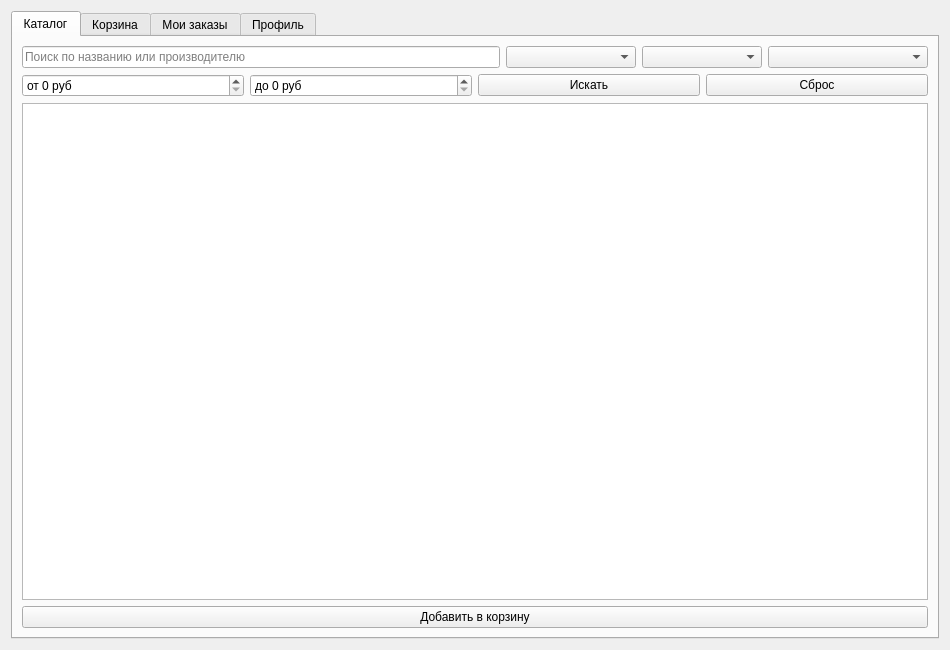
<?xml version="1.0" encoding="UTF-8"?>
<ui version="4.0">
 <class>BuyerForm</class>
 <widget class="QWidget" name="BuyerForm">
  <property name="geometry">
   <rect><x>0</x><y>0</y><width>950</width><height>650</height></rect>
  </property>
  <property name="windowTitle">
   <string>Личный кабинет покупателя</string>
  </property>
  <layout class="QVBoxLayout" name="mainLayout">
   <item>
    <widget class="QTabWidget" name="tabs">

     <!-- Вкладка Каталог -->
     <widget class="QWidget" name="catalog_tab">
      <attribute name="title"><string>Каталог</string></attribute>
      <layout class="QVBoxLayout" name="catalog_layout">
       <item>
        <layout class="QHBoxLayout" name="cat_filter_1">
         <item>
          <widget class="QLineEdit" name="search_edit">
           <property name="placeholderText"><string>Поиск по названию или производителю</string></property>
          </widget>
         </item>
         <item>
          <widget class="QComboBox" name="category_combo">
           <property name="minimumSize"><size><width>130</width><height>0</height></size></property>
          </widget>
         </item>
         <item>
          <widget class="QComboBox" name="material_combo">
           <property name="minimumSize"><size><width>120</width><height>0</height></size></property>
          </widget>
         </item>
         <item>
          <widget class="QComboBox" name="purpose_combo">
           <property name="minimumSize"><size><width>160</width><height>0</height></size></property>
          </widget>
         </item>
        </layout>
       </item>
       <item>
        <layout class="QHBoxLayout" name="cat_filter_2">
         <item>
          <widget class="QSpinBox" name="price_min">
           <property name="maximum"><number>999999</number></property>
           <property name="prefix"><string>от </string></property>
           <property name="suffix"><string> руб</string></property>
          </widget>
         </item>
         <item>
          <widget class="QSpinBox" name="price_max">
           <property name="maximum"><number>999999</number></property>
           <property name="prefix"><string>до </string></property>
           <property name="suffix"><string> руб</string></property>
          </widget>
         </item>
         <item>
          <widget class="QPushButton" name="search_btn">
           <property name="text"><string>Искать</string></property>
          </widget>
         </item>
         <item>
          <widget class="QPushButton" name="reset_btn">
           <property name="text"><string>Сброс</string></property>
          </widget>
         </item>
        </layout>
       </item>
       <item>
        <widget class="QTableWidget" name="catalog_table"/>
       </item>
       <item>
        <widget class="QPushButton" name="add_to_cart_btn">
         <property name="text"><string>Добавить в корзину</string></property>
        </widget>
       </item>
      </layout>
     </widget>

     <!-- Вкладка Корзина -->
     <widget class="QWidget" name="cart_tab">
      <attribute name="title"><string>Корзина</string></attribute>
      <layout class="QVBoxLayout" name="cart_layout">
       <item>
        <widget class="QTableWidget" name="cart_table"/>
       </item>
       <item>
        <layout class="QHBoxLayout" name="cart_btn_layout">
         <item>
          <widget class="QPushButton" name="plus_btn">
           <property name="text"><string>+1</string></property>
          </widget>
         </item>
         <item>
          <widget class="QPushButton" name="minus_btn">
           <property name="text"><string>-1</string></property>
          </widget>
         </item>
         <item>
          <widget class="QPushButton" name="remove_btn">
           <property name="text"><string>Удалить</string></property>
          </widget>
         </item>
         <item>
          <spacer name="cart_spacer">
           <property name="orientation"><enum>Qt::Horizontal</enum></property>
          </spacer>
         </item>
         <item>
          <widget class="QLabel" name="cart_total_label">
           <property name="text"><string>Итого: 0 руб</string></property>
           <property name="font">
            <font><pointsize>12</pointsize><bold>true</bold></font>
           </property>
          </widget>
         </item>
        </layout>
       </item>
       <item>
        <widget class="QPushButton" name="checkout_btn">
         <property name="text"><string>Оформить заказ</string></property>
        </widget>
       </item>
      </layout>
     </widget>

     <!-- Вкладка Заказы -->
     <widget class="QWidget" name="orders_tab">
      <attribute name="title"><string>Мои заказы</string></attribute>
      <layout class="QVBoxLayout" name="orders_layout">
       <item>
        <widget class="QTableWidget" name="orders_table"/>
       </item>
      </layout>
     </widget>

     <!-- Вкладка Профиль -->
     <widget class="QWidget" name="profile_tab">
      <attribute name="title"><string>Профиль</string></attribute>
      <layout class="QVBoxLayout" name="profile_layout">
       <item>
        <widget class="QLabel" name="profile_fio">
         <property name="text"><string>ФИО: </string></property>
         <property name="font"><font><pointsize>11</pointsize></font></property>
        </widget>
       </item>
       <item>
        <widget class="QLabel" name="profile_email">
         <property name="text"><string>E-mail: </string></property>
        </widget>
       </item>
       <item>
        <widget class="QLabel" name="profile_phone">
         <property name="text"><string>Телефон: </string></property>
        </widget>
       </item>
       <item>
        <widget class="QLabel" name="profile_orders_count">
         <property name="text"><string>Заказов: 0</string></property>
        </widget>
       </item>
       <item>
        <widget class="QLabel" name="addresses_header">
         <property name="text"><string>Сохранённые адреса доставки:</string></property>
         <property name="font"><font><bold>true</bold></font></property>
        </widget>
       </item>
       <item>
        <widget class="QListWidget" name="addresses_list"/>
       </item>
       <item>
        <layout class="QHBoxLayout" name="address_add_layout">
         <item>
          <widget class="QLineEdit" name="new_address_edit">
           <property name="placeholderText"><string>Новый адрес доставки</string></property>
          </widget>
         </item>
         <item>
          <widget class="QPushButton" name="add_address_btn">
           <property name="text"><string>Добавить адрес</string></property>
          </widget>
         </item>
        </layout>
       </item>
       <item>
        <spacer name="profile_spacer">
         <property name="orientation"><enum>Qt::Vertical</enum></property>
        </spacer>
       </item>
      </layout>
     </widget>

    </widget>
   </item>
  </layout>
 </widget>
 <resources/>
 <connections/>
</ui>
